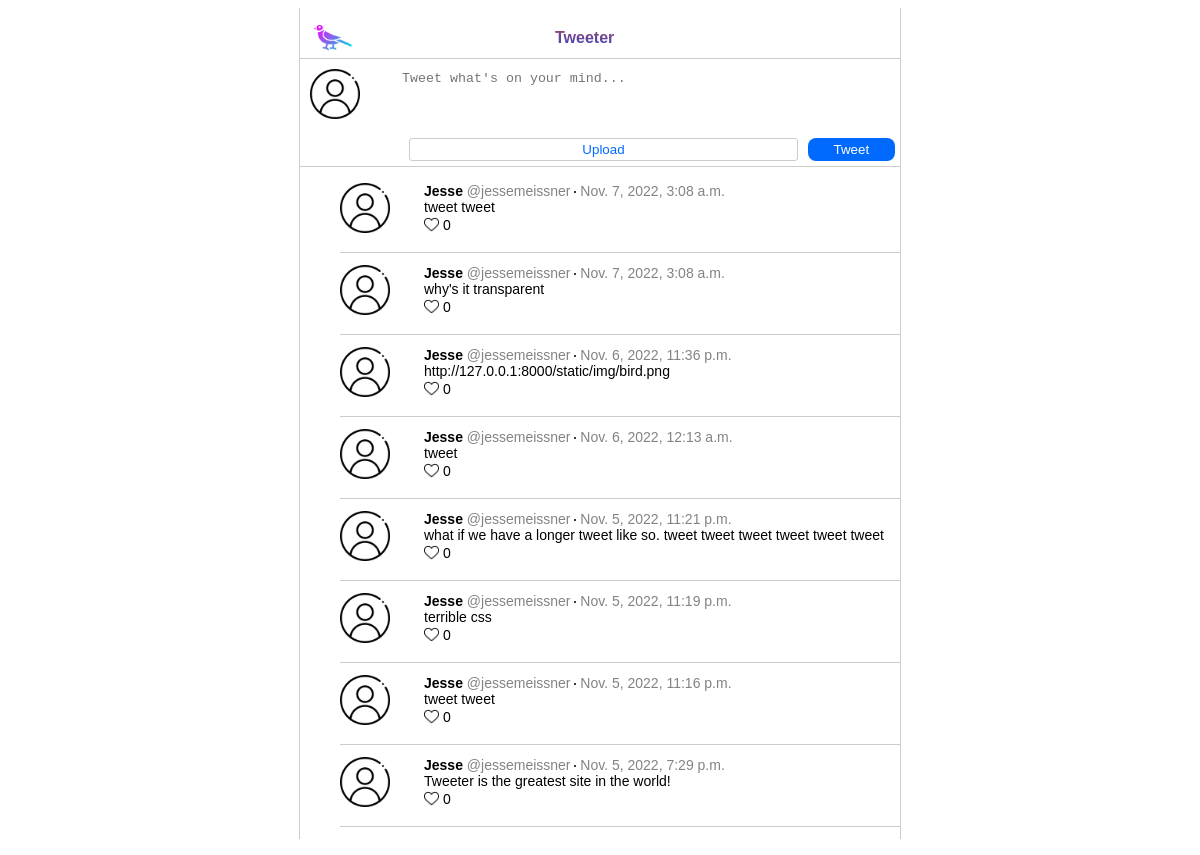
The app's page /, older data.
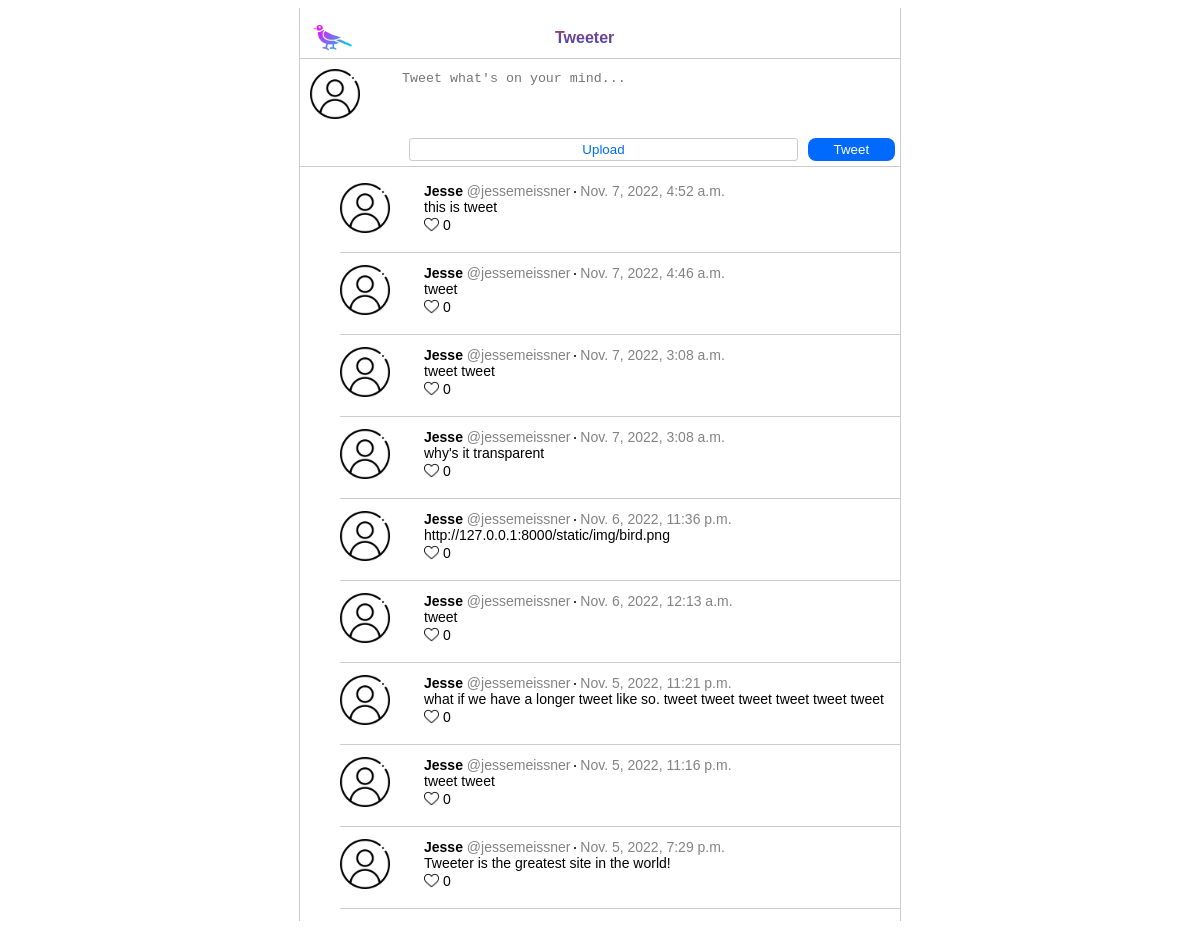
The same page, newer data.
### home/models.py (models this page shows)
class Post(models.Model):
    class Meta(object):
        db_table = 'post'
    body = models.CharField(
        'Body', blank=True, null=True, max_length=140, db_index=True
    )
    created_at = models.DateTimeField(
        'Created DateTime', blank=True, auto_now_add=True
    )
    likes = models.IntegerField(
        'Likes', blank=True, null=True, db_index=True, default=0
    )

### home/views.py (the view, shortened to what this page needs)
# urls.py: path('', views.index, name='index'),
def index(request):
    posts = Post.objects.all()[:30]
    return render(request, 'home.html', {'posts': posts})

### templates/home.html (shortened to what this page needs)
{% extends 'base.html' %}
{% load static %}
{% block content %}
<section class="content">
    <section class="header_post_form">
        <section class="header">
            <div class="tweeter_logo">
                <img src="{% static 'img/bird.png' %}" >
            </div>
            <div class="tweeter_text">
                <h1>Tweeter</h1>
            </div>
        </section>
        <section class="post_form">
            <form action="/" method="POST">
                <div class="profile_pic_tweet">
                    <div class="profile_pic">
                        <img src="{% static 'img/user.png' %}">
                    </div>
                    <textarea name="body" placeholder="Tweet what's on your mind..." maxlength="140" required></textarea>
                </div>
                <div class="upload_submit">
                    <div class="blank"></div>
                    <button class="custom_button" id="custom_button" type="button">Upload</button>
                    <input class="tweet" name="submit" type="submit" value="Tweet">
                </div>
            </form>
        </section>
    </section>
    <section class="posts">
        <ol class="ordered_list">
            {% for post in posts %}
            <li>
                <div class="profile_pic">
                    <img src="{% static 'img/user.png' %}">
                </div>
                <div class="name_body">
                    <div class="name_time">
                        <span class="name"> Jesse </span>
                        <span class="username"> @jessemeissner </span>
                        <span class="dot"> <img src="{% static 'img/new-moon.png' %}"> </span>
                        <span class="datetime"> {{ post.created_at }} <br> </span>
                    </div>
                    <div class="body"> {{ post.body }} <br> </div>
                    <div class="likes">
                      <a class="likes_link" href="like/{{ post.id }}"> <img class="likes_icon" src="{% static 'img/heart.png' %}"> </a>
                        <span class="likes_number"> {{ post.likes }} </span>
                    </div>
                </div>
            </li>
            {% endfor %}
        </ol>
    </section>
</section>
{% endblock %}

Row changes from the older to the newer data that the page shows:
removed Post: created_at "Nov. 5, 2022, 11:19 p.m.", body "terrible css", likes "0"
added Post: created_at "Nov. 7, 2022, 4:46 a.m.", body "tweet", likes "0"
added Post: created_at "Nov. 7, 2022, 4:52 a.m.", body "this is tweet", likes "0"
